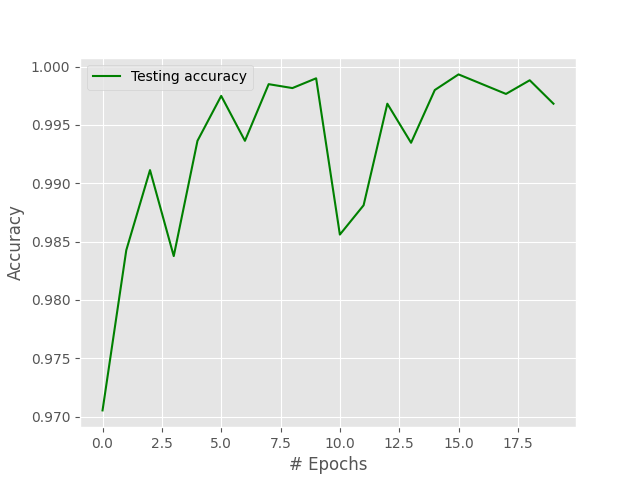

Write Python code to recreate this figure.
from tensorflow.keras.preprocessing.image import ImageDataGenerator
from tensorflow.keras.models import Model
from tensorflow.keras.layers import Dense,GlobalAveragePooling2D
from tensorflow.keras.applications import MobileNet
from tensorflow.keras.applications.mobilenet import preprocess_input

base_model=MobileNet(weights='imagenet',include_top=False) #imports the mobilenet model and discards the last 1000 neuron layer.

x=base_model.output
x=GlobalAveragePooling2D()(x)
x=Dense(1024,activation='relu')(x) #we add dense layers so that the model can learn more complex functions and classify for better results.
x=Dense(1024,activation='relu')(x) #dense layer 2
x=Dense(512,activation='relu')(x) #dense layer 3
preds=Dense(4,activation='softmax')(x)
model=Model(inputs=base_model.input,outputs=preds)

#model.summary()
for i,layer in enumerate(model.layers):
  print(i,layer.name)

for layer in model.layers:
    layer.trainable=False
# or if we want to set the first 20 layers of the network to be non-trainable
for layer in model.layers[:20]:
    layer.trainable=False
for layer in model.layers[20:]:
    layer.trainable=True

train_datagen=ImageDataGenerator(preprocessing_function=preprocess_input) #included in our dependencies

train_generator=train_datagen.flow_from_directory('dataset/train',
                                                 target_size=(224,224),
                                                 color_mode='rgb',
                                                 batch_size=32,
                                                 class_mode='categorical',
                                             shuffle=True)

test_set = train_datagen.flow_from_directory('dataset/test',
                                            target_size=(224,224),
                                            batch_size=32,
                                            class_mode='categorical')


model.compile(optimizer='Adam',loss='categorical_crossentropy',metrics=['accuracy'])
step_size_train=train_generator.n//train_generator.batch_size
history=model.fit_generator(generator=train_generator,
                   steps_per_epoch=step_size_train,
                   epochs=5)

model.save("alg/Modelt.h5")
from matplotlib import pyplot as plt

plt.style.use("ggplot")
plt.figure()
plt.plot(history.history['accuracy'],'r',label='Testing accuracy',color='green')
# plt.plot(history.history['val_accuracy'],label='validation accuracy')
plt.xlabel('# Epochs')
plt.ylabel('Accuracy')
plt.legend()
plt.savefig("alg/model.png")
plt.show()
acc=history.history['accuracy'][-1]
print(acc)

